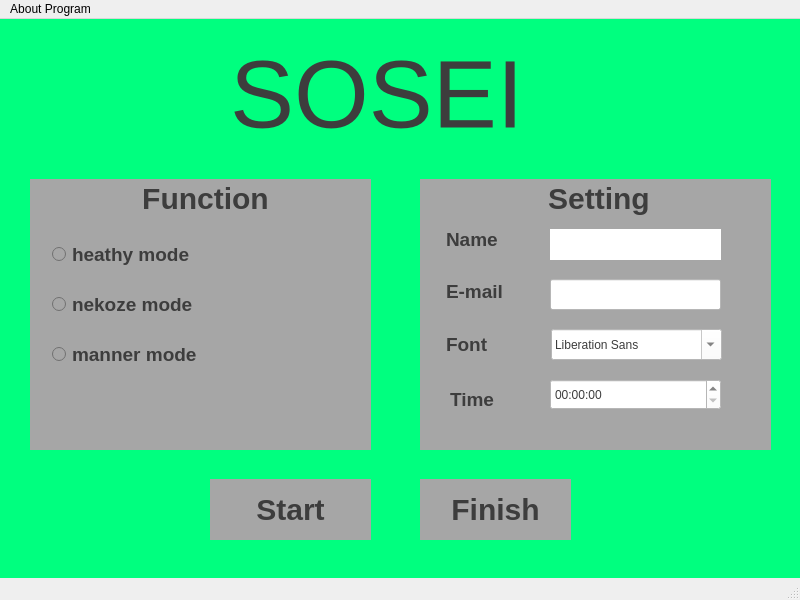
<?xml version="1.0" encoding="UTF-8"?>
<ui version="4.0">
 <class>MainWindow</class>
 <widget class="QMainWindow" name="MainWindow">
  <property name="geometry">
   <rect>
    <x>0</x>
    <y>0</y>
    <width>800</width>
    <height>600</height>
   </rect>
  </property>
  <property name="minimumSize">
   <size>
    <width>800</width>
    <height>600</height>
   </size>
  </property>
  <property name="maximumSize">
   <size>
    <width>800</width>
    <height>600</height>
   </size>
  </property>
  <property name="windowTitle">
   <string>MainWindow</string>
  </property>
  <property name="windowIcon">
   <iconset>
    <normalon>image/cat.ico</normalon>
   </iconset>
  </property>
  <property name="styleSheet">
   <string notr="true">MainWindow
{
color: rgb(254, 254, 254);
	background-color: rgb(53, 53, 53);
}</string>
  </property>
  <widget class="QWidget" name="centralwidget">
   <property name="styleSheet">
    <string notr="true">background-color: rgb(0, 255, 127);
color: rgb(61, 61, 61);</string>
   </property>
   <widget class="QLabel" name="programNameLabel">
    <property name="geometry">
     <rect>
      <x>230</x>
      <y>20</y>
      <width>341</width>
      <height>111</height>
     </rect>
    </property>
    <property name="font">
     <font>
      <family>Segoe UI</family>
      <pointsize>72</pointsize>
     </font>
    </property>
    <property name="text">
     <string>SOSEI</string>
    </property>
   </widget>
   <widget class="QGroupBox" name="functionGBox">
    <property name="geometry">
     <rect>
      <x>30</x>
      <y>160</y>
      <width>341</width>
      <height>271</height>
     </rect>
    </property>
    <property name="autoFillBackground">
     <bool>false</bool>
    </property>
    <property name="styleSheet">
     <string notr="true">QGroupBox
{
    font-size: 30px;
    font-weight: bold;
	background-color: rgb(166, 166, 166);
	border-style: none;
	padding-top: 10px;
}</string>
    </property>
    <property name="title">
     <string>Function</string>
    </property>
    <property name="alignment">
     <set>Qt::AlignCenter</set>
    </property>
    <widget class="QRadioButton" name="healthyModeBtn">
     <property name="geometry">
      <rect>
       <x>22</x>
       <y>65</y>
       <width>180</width>
       <height>21</height>
      </rect>
     </property>
     <property name="font">
      <font>
       <pointsize>14</pointsize>
       <weight>75</weight>
       <bold>true</bold>
      </font>
     </property>
     <property name="styleSheet">
      <string notr="true">	background-color: rgb(166, 166, 166); 
</string>
     </property>
     <property name="text">
      <string>heathy mode</string>
     </property>
    </widget>
    <widget class="QRadioButton" name="mannerModeBtn">
     <property name="geometry">
      <rect>
       <x>22</x>
       <y>115</y>
       <width>180</width>
       <height>21</height>
      </rect>
     </property>
     <property name="font">
      <font>
       <pointsize>14</pointsize>
       <weight>75</weight>
       <bold>true</bold>
      </font>
     </property>
     <property name="styleSheet">
      <string notr="true">	background-color: rgb(166, 166, 166); 
</string>
     </property>
     <property name="text">
      <string>nekoze mode</string>
     </property>
    </widget>
    <widget class="QRadioButton" name="nekozeModeBtn">
     <property name="geometry">
      <rect>
       <x>22</x>
       <y>165</y>
       <width>180</width>
       <height>21</height>
      </rect>
     </property>
     <property name="font">
      <font>
       <pointsize>14</pointsize>
       <weight>75</weight>
       <bold>true</bold>
      </font>
     </property>
     <property name="styleSheet">
      <string notr="true">	background-color: rgb(166, 166, 166); 
</string>
     </property>
     <property name="text">
      <string>manner mode</string>
     </property>
    </widget>
   </widget>
   <widget class="QGroupBox" name="settingGBpx">
    <property name="geometry">
     <rect>
      <x>420</x>
      <y>160</y>
      <width>351</width>
      <height>271</height>
     </rect>
    </property>
    <property name="styleSheet">
     <string notr="true">QGroupBox
{
    font-size: 30px;
    font-weight: bold;
	background-color: rgb(166, 166, 166);
	border-style: none;

}</string>
    </property>
    <property name="title">
     <string>Setting</string>
    </property>
    <property name="alignment">
     <set>Qt::AlignCenter</set>
    </property>
    <widget class="QLabel" name="nameLabel">
     <property name="geometry">
      <rect>
       <x>26</x>
       <y>50</y>
       <width>62</width>
       <height>20</height>
      </rect>
     </property>
     <property name="font">
      <font>
       <pointsize>14</pointsize>
       <weight>75</weight>
       <bold>true</bold>
      </font>
     </property>
     <property name="styleSheet">
      <string notr="true">color: rgb(61, 61, 61);
	background-color: rgb(166, 166, 166); 
</string>
     </property>
     <property name="text">
      <string>Name</string>
     </property>
    </widget>
    <widget class="QLabel" name="emailLabel">
     <property name="geometry">
      <rect>
       <x>26</x>
       <y>102</y>
       <width>131</width>
       <height>21</height>
      </rect>
     </property>
     <property name="font">
      <font>
       <pointsize>14</pointsize>
       <weight>75</weight>
       <bold>true</bold>
      </font>
     </property>
     <property name="autoFillBackground">
      <bool>false</bool>
     </property>
     <property name="styleSheet">
      <string notr="true">	background-color: rgb(166, 166, 166); 
</string>
     </property>
     <property name="text">
      <string>E-mail</string>
     </property>
     <property name="alignment">
      <set>Qt::AlignLeading|Qt::AlignLeft|Qt::AlignVCenter</set>
     </property>
    </widget>
    <widget class="QLabel" name="timeLabel">
     <property name="geometry">
      <rect>
       <x>30</x>
       <y>210</y>
       <width>71</width>
       <height>21</height>
      </rect>
     </property>
     <property name="font">
      <font>
       <pointsize>14</pointsize>
       <weight>75</weight>
       <bold>true</bold>
      </font>
     </property>
     <property name="styleSheet">
      <string notr="true">	background-color: rgb(166, 166, 166); 
</string>
     </property>
     <property name="text">
      <string>Time</string>
     </property>
    </widget>
    <widget class="QLineEdit" name="emailEdit">
     <property name="geometry">
      <rect>
       <x>130</x>
       <y>100</y>
       <width>171</width>
       <height>31</height>
      </rect>
     </property>
     <property name="styleSheet">
      <string notr="true">	background-color: rgb(255, 255, 255); 
</string>
     </property>
     <property name="alignment">
      <set>Qt::AlignLeading|Qt::AlignLeft|Qt::AlignVCenter</set>
     </property>
    </widget>
    <widget class="QTimeEdit" name="timeEdit">
     <property name="geometry">
      <rect>
       <x>130</x>
       <y>200</y>
       <width>171</width>
       <height>31</height>
      </rect>
     </property>
     <property name="styleSheet">
      <string notr="true">	background-color: rgb(255, 255, 255); 
</string>
     </property>
    </widget>
    <widget class="QLineEdit" name="nameEdit">
     <property name="geometry">
      <rect>
       <x>130</x>
       <y>50</y>
       <width>171</width>
       <height>31</height>
      </rect>
     </property>
     <property name="styleSheet">
      <string notr="true">	background-color: rgb(255, 255, 255); 
	border-style: none;
</string>
     </property>
     <property name="alignment">
      <set>Qt::AlignJustify|Qt::AlignVCenter</set>
     </property>
    </widget>
    <widget class="QFontComboBox" name="fontComboBox">
     <property name="geometry">
      <rect>
       <x>131</x>
       <y>150</y>
       <width>171</width>
       <height>31</height>
      </rect>
     </property>
     <property name="styleSheet">
      <string notr="true">	background-color: rgb(255, 255, 255); 
</string>
     </property>
    </widget>
    <widget class="QLabel" name="fontLabel">
     <property name="geometry">
      <rect>
       <x>26</x>
       <y>150</y>
       <width>60</width>
       <height>30</height>
      </rect>
     </property>
     <property name="font">
      <font>
       <pointsize>14</pointsize>
       <weight>75</weight>
       <bold>true</bold>
      </font>
     </property>
     <property name="styleSheet">
      <string notr="true">	background-color: rgb(166, 166, 166); 
</string>
     </property>
     <property name="text">
      <string>Font</string>
     </property>
    </widget>
    <zorder>nameLabel</zorder>
    <zorder>emailLabel</zorder>
    <zorder>timeLabel</zorder>
    <zorder>timeEdit</zorder>
    <zorder>nameEdit</zorder>
    <zorder>fontComboBox</zorder>
    <zorder>fontLabel</zorder>
    <zorder>emailEdit</zorder>
   </widget>
   <widget class="QPushButton" name="startBtn">
    <property name="geometry">
     <rect>
      <x>210</x>
      <y>460</y>
      <width>161</width>
      <height>61</height>
     </rect>
    </property>
    <property name="styleSheet">
     <string notr="true">    font-size: 30px;
    font-weight: bold;
	background-color: rgb(166, 166, 166);
	border-style: none;</string>
    </property>
    <property name="text">
     <string>Start</string>
    </property>
   </widget>
   <widget class="QPushButton" name="finishBtn">
    <property name="geometry">
     <rect>
      <x>420</x>
      <y>460</y>
      <width>151</width>
      <height>61</height>
     </rect>
    </property>
    <property name="styleSheet">
     <string notr="true">    font-size: 30px;
    font-weight: bold;
	background-color: rgb(166, 166, 166);
	border-style: none;</string>
    </property>
    <property name="text">
     <string>Finish</string>
    </property>
   </widget>
   <zorder>functionGBox</zorder>
   <zorder>programNameLabel</zorder>
   <zorder>settingGBpx</zorder>
   <zorder>startBtn</zorder>
   <zorder>finishBtn</zorder>
  </widget>
  <widget class="QStatusBar" name="statusbar"/>
  <widget class="QMenuBar" name="menuBar">
   <property name="geometry">
    <rect>
     <x>0</x>
     <y>0</y>
     <width>800</width>
     <height>26</height>
    </rect>
   </property>
   <widget class="QMenu" name="menuAbout_Program">
    <property name="title">
     <string>About Program</string>
    </property>
   </widget>
   <addaction name="menuAbout_Program"/>
  </widget>
  <action name="actionversion">
   <property name="text">
    <string>version</string>
   </property>
  </action>
  <action name="actioncopy">
   <property name="text">
    <string>copy</string>
   </property>
  </action>
  <action name="actionopen">
   <property name="text">
    <string>open</string>
   </property>
  </action>
  <action name="actionclose">
   <property name="text">
    <string>close</string>
   </property>
  </action>
  <action name="actionquit">
   <property name="text">
    <string>quit</string>
   </property>
  </action>
  <action name="actionnew">
   <property name="text">
    <string>new</string>
   </property>
   <property name="statusTip">
    <string>create a new action</string>
   </property>
   <property name="shortcut">
    <string>Ctrl+N</string>
   </property>
  </action>
  <action name="actionpaste_data_only">
   <property name="text">
    <string>paste (data only)</string>
   </property>
  </action>
  <action name="actionpaste_with_syosiki">
   <property name="text">
    <string>paste( with syosiki)</string>
   </property>
  </action>
 </widget>
 <resources/>
 <connections/>
</ui>
